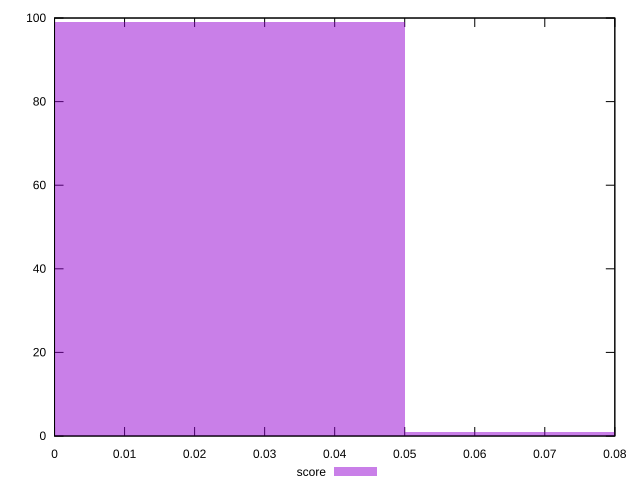

Recreate this plot in gnuplot.
reset

$score <<EOF
0 99
0.1 1
EOF

set key outside below
set boxwidth 0.1
set xrange [0:0.08]
set yrange [0:100]
set trange [0:100]
set style fill transparent solid 0.5 noborder
set terminal svg size 640, 490 enhanced background rgb 'white'
set output "reprap/uses-http2/samples/pages+cached+noexternal+nomedia/score/histogram.svg"

plot $score title "score" with boxes

reset
